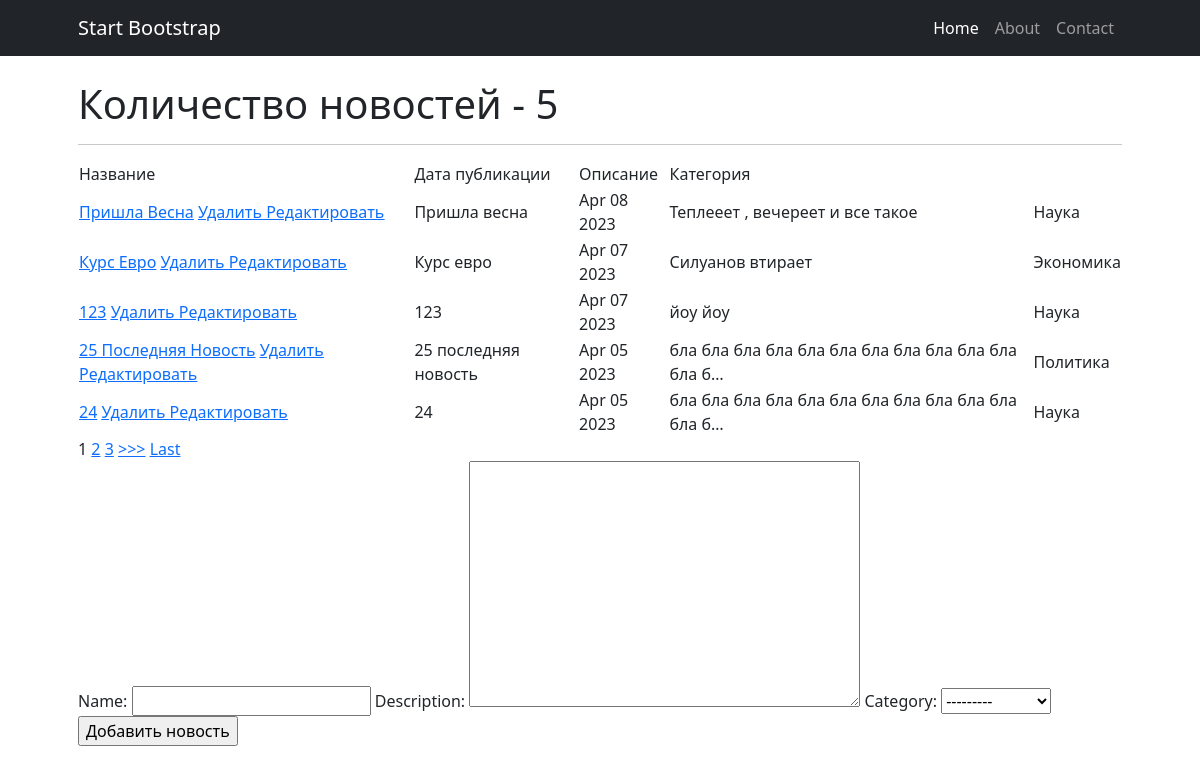
Page /news/ on the committed database.
### news/models.py (models this page shows, shortened)
class News(models.Model):
    name = models.CharField(
        max_length=50,
        unique=True, # названия новостей не должны повторяться
    )
    description = models.TextField()
    category = models.ForeignKey(
        to='Category',
        on_delete=models.CASCADE,
        related_name='news', # все новости в категории будут доступны через поле news
    )
    time_creation = models.DateTimeField(auto_now_add = True)

class Category(models.Model):
    name = models.CharField(max_length=100, unique=True)  # названия категорий тоже не должны повторяться
    def __str__(self):
        return f'{self.name.title()}'

### news/views.py (the view, shortened to what this page needs)
# urls.py: path('', NewsList.as_view()), # т.к. сам по себе это класс, то нам надо представить этот класс в виде view. Для этого вызываем метод as_view
class NewsList(ListView):
    model = News  # указываем модель, объекты которой мы будем выводить
    template_name = 'news.html'  # указываем имя шаблона, в котором будет лежать HTML, в нём будут все инструкции о том, как именно пользователю должны вывестись наши объекты
    context_object_name = 'news'  # это имя списка, в котором будут лежать все объекты
    queryset = News.objects.order_by('-id')
    paginate_by = 5
    form_class = NewsForm # добавляем форм класс, чтобы получать доступ к форме через метод POST
    def get_context_data(self, **kwargs):
        context = super().get_context_data(**kwargs)
        context['filter'] = NewsFilter(self.request.GET, queryset=self.get_queryset())
        context['categories'] = Category.objects.all()
        context['form'] = NewsForm()
        return context

### news/forms.py
class NewsForm(ModelForm):
    class Meta:
        model = News
        fields = ['name', 'description', 'category']

### templatetags/custom_filters.py (called while the page is built)
@register.filter(name='filter_message')
def filter_message(message: str):
    variants = ['мудаков', 'твари', 'козлы', 'лошара', 'ублюдок', 'дичь'] # непристойные выражения
    ln = len(variants)
    filtred_message = ''
    string = ''
    string2 = ''
    pattern = ' ' # чем заменять непристойные выражения
    for i in message:
        string += i
        string2 = string.lower()
        flag = 0
        for j in variants:
            if not string2 in j:
                flag += 1
            if string2 == j:
                filtred_message += pattern
                flag -= 1
                string = ''
        if flag == ln:
            filtred_message += string
            string = ''
    if string2 != '' and string2 not in variants:
        filtred_message += string
    elif string2 != '':
        filtred_message += pattern
    return filtred_message

### templates/news.html (shortened to what this page needs)
{% extends 'flatpages/default.html' %}
{% load custom_filters %}
{% block content %}
    <h1>Количество новостей - {{ news|length }}</h1>
    <hr>
    {% if news %}
        <table>
            <tr>
                <td>
                    Название
                </td>
                <td>
                    Дата публикации
                </td>
                <td>
                    Описание
                </td>
                <td>
                    Категория
                </td>
            </tr>
        {% for new in news %}
            <tr>
                <td>
                    <a href="{% url 'new' new.id %}">{{ new.name|title|filter_message }}</a>
                    <a href="{% url 'new_delete' new.id %}"><u> Удалить </u></a>
                    <a href="{% url 'new_update' new.id %}"><u>Редактировать</u></a>
                </td>
                <td>
                    {{ new.name|filter_message }}
                </td>
                <td>
                    {{ new.time_creation|date:'M d Y'}}
                </td>
                <td>
                    {{ new.description|truncatechars:50|filter_message}}
                </td>
                <td>
                    {{ new.category.name }}
                </td>
            </tr>
        {% endfor %}
        </table>
    {% else %}
        <h2> Новостей нет!</h2>
    {% endif %}
{% if is_paginated %}
{% for num in page_obj.paginator.page_range %}
    {% if page_obj.number == num %}
        <a>{{ num }}</a>
    {% elif num > page_obj.number|add:'-3' and num < page_obj.number|add:'3' %}
        <a href="?page={{ num }}">{{ num }}</a>
    {% endif %}
{% endfor %}
{% if page_obj.has_next %}
    <a href="?page={{ page_obj.next_page_number }}">>>></a>
    <a href="?page={{ page_obj.paginator.num_pages }}">Last</a>
{% endif %}
{% endif %}
<form method="POST">
    {{ form }}
    <input type="submit" value="Добавить новость">
</form>
{% endblock content %}

### rows in the picture
News: name|filter_message "Пришла Весна", name|filter_message "Пришла весна", time_creation "Apr 08 2023", description|filter_message "Теплееет , вечереет и все такое", category.name "Наука"
News: name|filter_message "Курс Евро", name|filter_message "Курс евро", time_creation "Apr 07 2023", description|filter_message "Силуанов втирает", category.name "Экономика"
News: name|filter_message "123", time_creation "Apr 07 2023", description|filter_message "йоу йоу", category.name "Наука"
News: name|filter_message "25 Последняя Новость", name|filter_message "25 последняя новость", time_creation "Apr 05 2023", description|filter_message "бла бла бла бла бла бла бла бла бла бла бла бла б…", category.name "Политика"
News: name|filter_message "24", time_creation "Apr 05 2023", description|filter_message "бла бла бла бла бла бла бла бла бла бла бла бла б…", category.name "Наука"

### other values in the picture
{{ news|length }} "5"
{{ num }} "1"
{{ num }} "2" "3"
